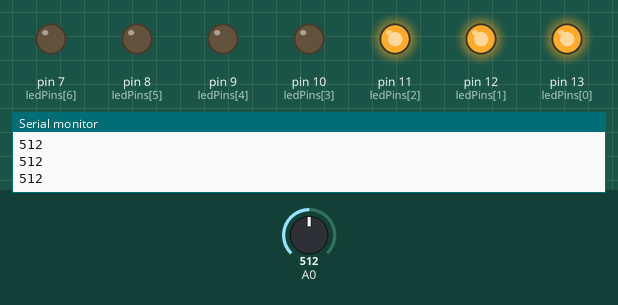
A sketch run on a simulated Arduino Uno, built with avr-gcc and run on an emulated ATmega328P. Parts: output pins drawn as LEDs (lit = HIGH), the last lines printed to the serial monitor. The inputs (shaded band) are chosen by the test bench; at power-on: A0 = 512.

Above: at 1.2 s.
1.3 s: A0 set to 570
2.8 s: A0 set to 603
At 3.1 s:
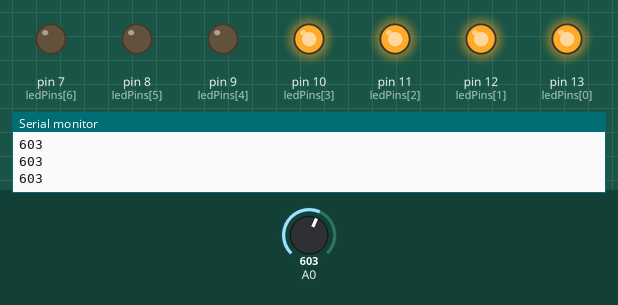
4.3 s: A0 set to 306
At 5.4 s:
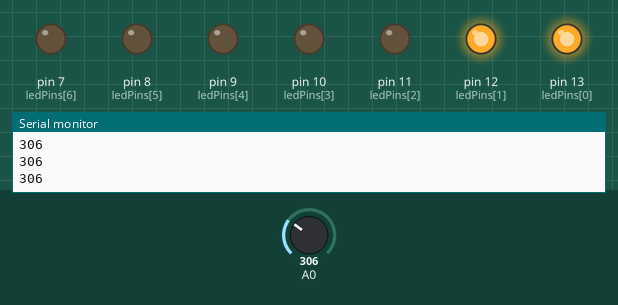
5.8 s: A0 set to 281
At 6.6 s:
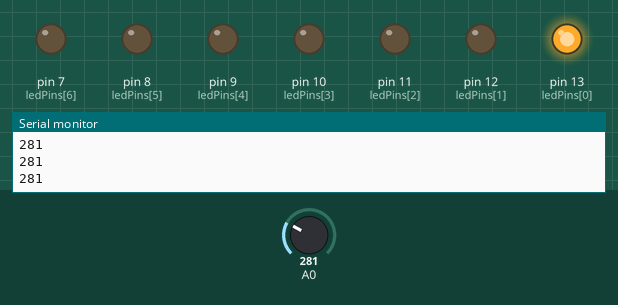
7.3 s: A0 set to 159
8.8 s: A0 set to 139
At 10.1 s:
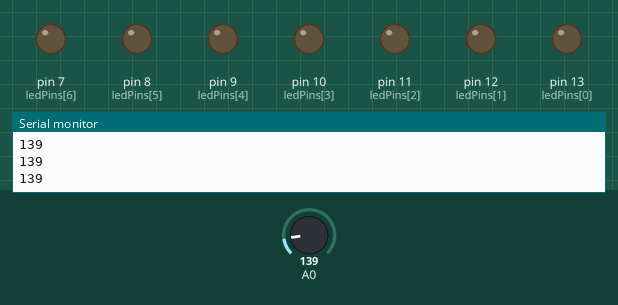
Timing chart, 0 to 11.3 s (numbered marks = the images above; inputs shaded):
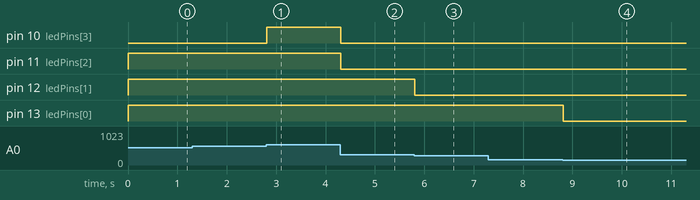

The sketch:

HardwareInterfacingOpdr4_more_compact.ino
```cpp
//Allereerst maken we twee variabelen aan
//LedPins is een array waarin alle pin nummers staan waar onze ledjes aan hangen.
//Aantal is de grootte van de array opgeslagen als int, die we nodig hebben voor onze for loop later.
const int ledPins[] = {13, 12, 11, 10, 9 , 8, 7};
const int aantal = sizeof(ledPins) / sizeof(int);

void setup() {
  //Door middel van een for loop stellen we de pinmodus in voor alle pins waar een led aan hangt.
  for (int i = 0; i < aantal; i++) {
    pinMode(ledPins[i], OUTPUT);
  }
  //We starten weer de serial connection
  Serial.begin(9600);
}

void loop() {
  //We lezen de analoge pin A0 uit waar onze potentiometer aan hangt
  int meting = analogRead(A0);
  Serial.println(meting);

  //Door middel van de map functie kijken rekenen we de verhouding tussen de gemeten invoer en het aantal pins uit.
  int omvorming = map(meting, 0, 1023, 0, aantal);

  //Vervolgens gaan we met een for loop door alle pins heen
  for (int i = 0; i < aantal; i++) {
    //Voor alle pins die binnen in de berekening vallen van de omvorming variabel zetten we de uitvoer op HIGH
    if (i < omvorming) {
      digitalWrite(ledPins[i], HIGH);
      //Voor de overige pins zetten we deze op LOW
    } else {
      digitalWrite(ledPins[i], LOW);
    }
  }
}
```

Measured:
- the behaviour switches between 584 and 585 on A0 (found by bisection; images 0 and 1)
- the behaviour switches between 293 and 292 on A0 (found by bisection; images 2 and 3)
- the behaviour switches between 147 and 146 on A0 (found by bisection; images 3 and 4)
- after the input at 2.8 s, pin 10 (ledPins[3]): LOW → HIGH at once
- after the input at 4.3 s, pin 10 (ledPins[3]), pin 11 (ledPins[2]): HIGH → LOW at once
- after the input at 5.8 s, pin 12 (ledPins[1]): HIGH → LOW at once
- after the input at 8.8 s, pin 13 (ledPins[0]): HIGH → LOW at once
